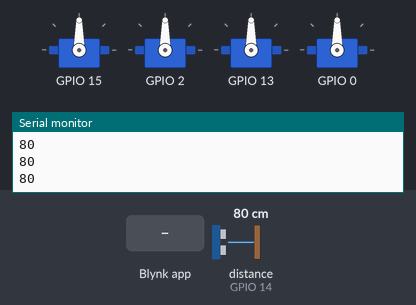
A sketch run on a simulated ESP8266 (NodeMCU). Shown: 4 × servo, the last lines printed to the serial monitor. Wiring (inferred from the names in the program): ultrasonic range finder: trigger GPIO 12; echo GPIO 14. Inputs (shaded band) come from the test bench; at power-on: distance to the obstacle (sensor on GPIO 14) 80 cm. The echo pulse lasts 58.3 µs per cm; WiFi joins after 1.5 s; servers stay silent unless stated.

Above: at 3.5 s.
3.6 s: Blynk app writes 1 to V0
At 4.06 s:
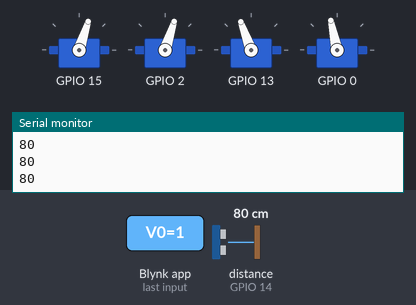
At 5.16 s:
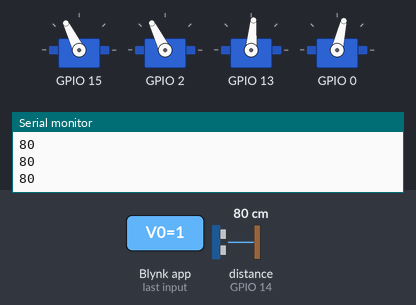
6.6 s: distance to the obstacle (sensor on GPIO 14) set to 2 cm
9.6 s: distance to the obstacle (sensor on GPIO 14) set to 250 cm
12.6 s: distance to the obstacle (sensor on GPIO 14) set to 4 cm
15.6 s: Blynk app writes 0 to V0
At 17.1 s:
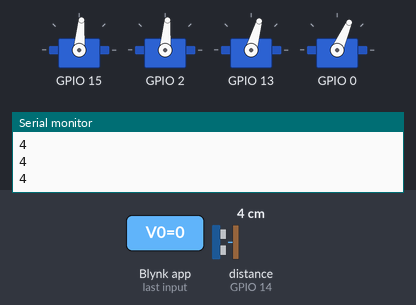
Timing chart, 0 to 18.2 s (numbered marks = the images above; inputs shaded):
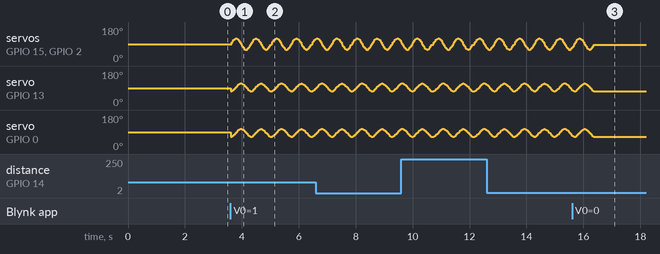

Measured:
- after the input at 15.6 s, servo on GPIO 15, servo on GPIO 2: goes on until 16.4 s, then stays 85°; servo on GPIO 13: goes on until 16.4 s, then stays 74°; servo on GPIO 0: goes on until 16.4 s, then stays 66°

The sketch:

walk_blynk.ino
```cpp
#include <ESP8266WiFi.h>
#include <BlynkSimpleEsp8266.h>
#include <Otto.h>
Otto Otto;

char auth[] = "IhdRVwqfke9IC2F8AW3UcYrR8bY8wENn";

char ssid[] = "robotto";
char pass[] = "robotto@123";

#define LeftLeg 15
#define RightLeg 2
#define LeftFoot 13
#define RightFoot 0
#define Buzzer  5
#define Trigger 12 // ultrasonic sensor trigger pin
#define Echo 14 // ultrasonic sensor echo pin

long distance;
int forward;

BLYNK_WRITE(V0)
{
  forward = param.asInt();
}

long ultrasound()
{
   long duration, distance;
   digitalWrite(Trigger,LOW);
   delayMicroseconds(2);
   digitalWrite(Trigger, HIGH);
   delayMicroseconds(10);
   digitalWrite(Trigger, LOW);
   duration = pulseIn(Echo, HIGH);
   distance = duration/58;
   return distance;
}

void setup()
{
  Serial.begin(9600);

  Blynk.begin(auth, ssid, pass,"blynk.cloud", 80);

  Otto.init(LeftLeg, RightLeg, LeftFoot, RightFoot, true, Buzzer); //Set the servo pins and Buzzer pin

  pinMode(Trigger, OUTPUT);
  pinMode(Echo, INPUT);
  Otto.home();
}

void loop()
{
  Blynk.run();

  Serial.println(ultrasound());
  distance = ultrasound();

  Blynk.virtualWrite(V2,distance);

  if(forward == 1)
  {
    Otto.walk(2,700,1);
  }
}
```
